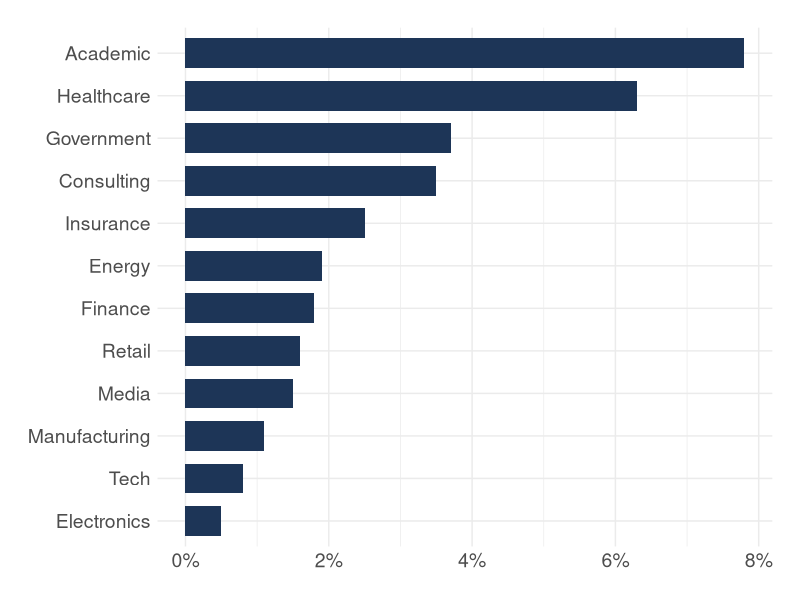
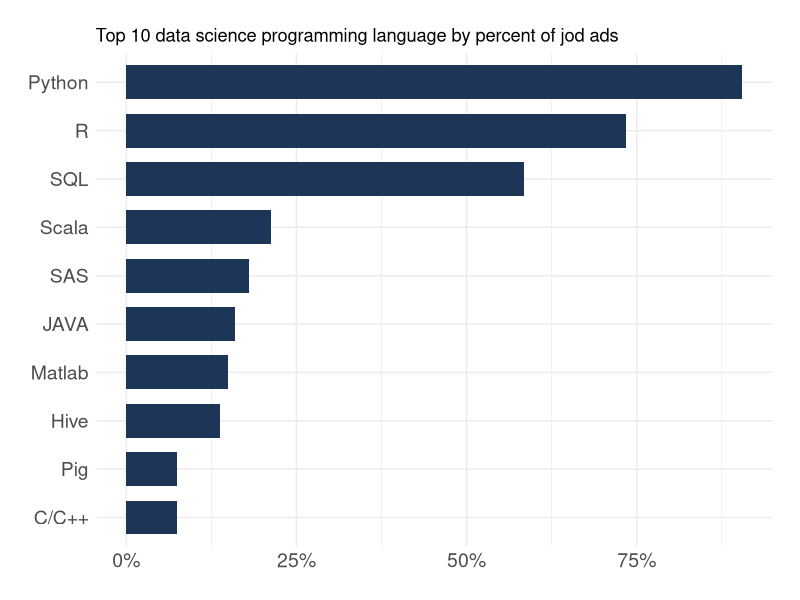

Write R code to recreate these figures, in order. (Note: this script raises an error after producing the figures.)
## ---- chunk 1
library(tidyverse)

# Theme
theme_set(theme_minimal())
theme_update(plot.margin = margin(rep(20, 4)))
## ---- chunk 2
#| echo: false
#| fig-align: center
#| fig-width: 7

data_users <- tibble(
  industry = c("Academic", "Healthcare", "Government", "Consulting", "Insurance", "Energy", "Finance", "Retail", "Media", "Manufacturing", "Tech", "Electronics"),
  pct = c(7.8, 6.3, 3.7, 3.5, 2.5, 1.9, 1.8, 1.6, 1.5, 1.1, 0.8, 0.5)
)
data_users %>% 
  mutate(industry = fct_reorder(industry, pct)) %>% 
ggplot(aes(pct, industry)) +
  geom_col(fill = "#1d3557", width = 0.7) +
  scale_x_continuous(labels = scales::number_format(suffix = "%")) +
  theme(axis.text = element_text(size = 14),
        axis.title = element_blank())
## ---- chunk 3
#| echo: false
#| fig-align: center
#| fig-width: 7

data_lang <- tibble(
  lang = c("Python", "R", "SQL", "Scala", "SAS", "JAVA", "Matlab", "Hive", "C/C++", "Pig"),
  pct = c(90.4, 73.4, 58.5, 21.3, 18.1, 16.0, 14.9, 13.8, 7.4, 7.4)
)

data_lang %>% 
  mutate(lang = fct_reorder(lang, pct)) %>% 
ggplot(aes(pct, lang)) +
  geom_col(fill = "#1d3557", width = 0.7) +
  scale_x_continuous(labels = scales::number_format(suffix = "%")) +
  theme(axis.text = element_text(size = 14),
        axis.title = element_blank()) +
  labs(title = "Top 10 data science programming language by percent of jod ads")
## ---- chunk 4
knitr::include_graphics("img/data_viz_collage.png")
